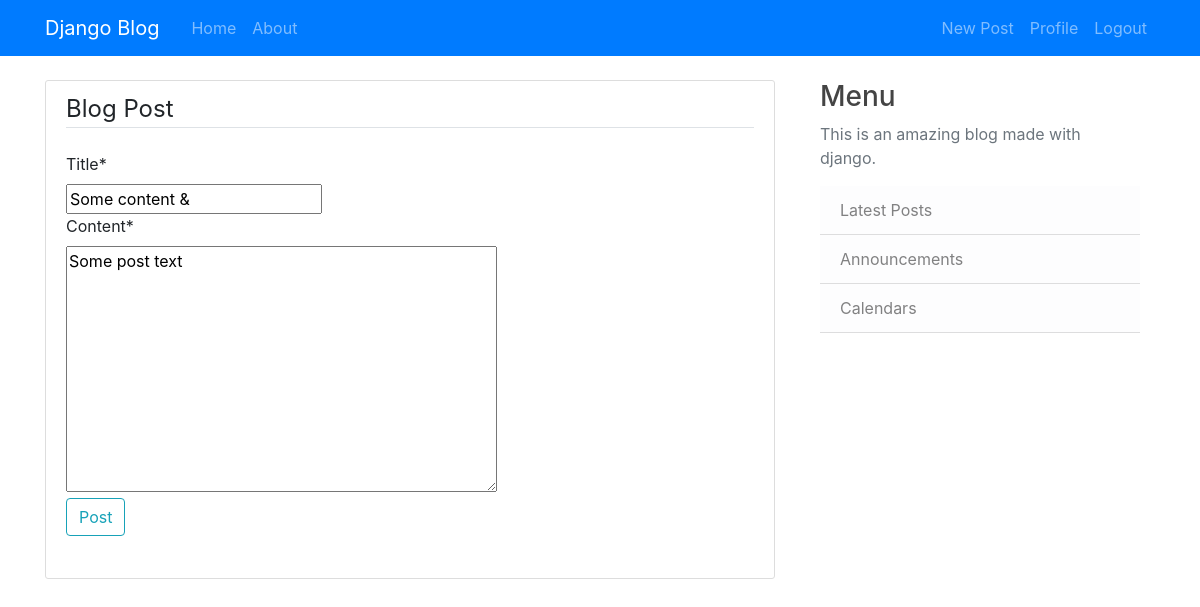
Page /post/9/update/ (signed in) on the earlier database version.
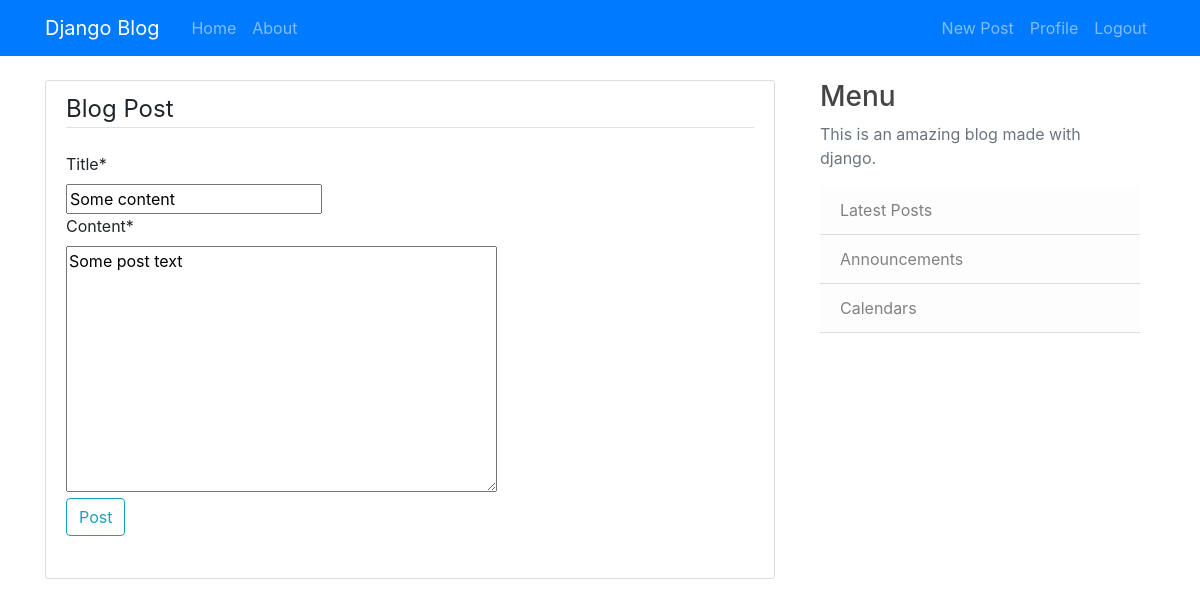
Same page on the later database version.
### main/models.py (models this page shows, shortened)
class Post(models.Model):
    title = models.CharField(max_length=100)
    content = models.TextField()
    date_posted = models.DateTimeField(default = timezone.now)
    author = models.ForeignKey(User, on_delete=models.CASCADE)

### main/views.py (the view, shortened to what this page needs)
# urls.py: path('post/<int:pk>/update/', views.PostUpdateView.as_view(), name="update"),
class PostUpdateView(LoginRequiredMixin, UserPassesTestMixin, UpdateView):
    model = Post
    fields = ['title', 'content']
    template_name = 'post_form.html'
    def test_func(self):
        post = self.get_object()
        if self.request.user == post.author:
            return True
        return False

### templates/post_form.html (shortened to what this page needs)
{% extends 'base.html' %}
{% load crispy_forms_tags %}
{% block content %}
  <div class="content-section">
    <form method="post">
      <fieldset class="form-group">
        <legend class="border-bottom mb-4">Blog Post</legend>
        {{ form|crispy }}
        <div class="form-group">
          <button type="submit" class="btn btn-outline-info">Post</button>
        </div>
      </fieldset>
    </form>
  </div>
{% endblock content %}

Differences in the rows shown:
changed Post "Some post text": title "Some content &" → "Some content"
